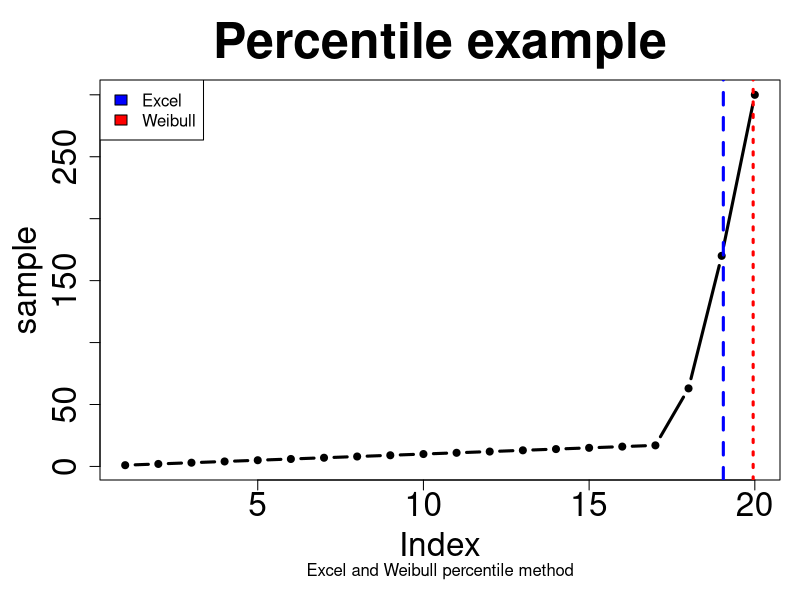

The R source for this figure:
## R4H2O: Data Science for Water Professionals
## Percentiles example

## Create data
sample <- c(1:17, 63, 170, 300)

## Set parameters
n <- length(sample)
p <- 0.95

## Visualise
par(mar=c(6, 5, 4, 1))
plot(sample, type = "b", 
     main = "Percentile example", 
     sub = "Excel and Weibull percentile method", 
     cex.axis = 2,
     cex.lab = 2,
     cex.main = 3,
     cex.sub = 1,
     pch = 20,
     lwd = 3)

## Calculate rank
r_weibull <- p * (n + 1)
r_excel <- 1 + p * (n - 1)

## Interpolate percentiles
x_weibull <- (1 - (r_weibull - floor(r_weibull))) * sample[floor(r_weibull)] + (r_weibull - floor(r_weibull)) * sample[ceiling(r_weibull)]
x_excel <- (1 - (r_excel - floor(r_excel))) * sample[floor(r_excel)] + (r_excel - floor(r_excel)) * sample[ceiling(r_excel)]

## Visualise
abline(v = r_weibull, col = "red", lwd = 3, lty = 3)
abline(v = r_excel, col = "blue", lwd = 3, lty = 2)

## Legend
legend("topleft", legend = c("Excel", "Weibull"), fill = c("blue", "red"))

## R
x_r <- sapply(1:9, function(t) quantile(sample, 0.95, type = t))
weibull <- which(x_r == x_weibull)
excel <- which(x_r == x_excel)
